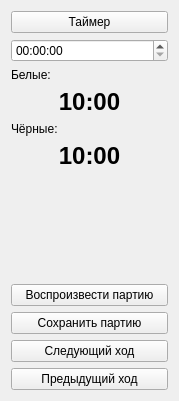
   <widget class="QWidget" name="verticalLayoutWidget">
    <property name="geometry">
     <rect>
      <x>530</x>
      <y>74</y>
      <width>179</width>
      <height>401</height>
     </rect>
    </property>
    <layout class="QVBoxLayout" name="verticalLayout">
     <item>
      <widget class="QPushButton" name="pushButton_3">
       <property name="text">
        <string>Таймер</string>
       </property>
      </widget>
     </item>
     <item>
      <widget class="QTimeEdit" name="timeEdit"/>
     </item>
     <item>
      <widget class="QLabel" name="label">
       <property name="text">
        <string>Белые:</string>
       </property>
      </widget>
     </item>
     <item>
      <widget class="QLabel" name="labelWhiteTimer">
       <property name="styleSheet">
        <string notr="true">font-size: 24px; font-weight: bold;</string>
       </property>
       <property name="text">
        <string>10:00</string>
       </property>
       <property name="alignment">
        <set>Qt::AlignmentFlag::AlignCenter</set>
       </property>
      </widget>
     </item>
     <item>
      <widget class="QLabel" name="label_3">
       <property name="text">
        <string>Чёрные:</string>
       </property>
      </widget>
     </item>
     <item>
      <widget class="QLabel" name="labelBlackTimer">
       <property name="styleSheet">
        <string notr="true">font-size: 24px; font-weight: bold;</string>
       </property>
       <property name="text">
        <string>10:00</string>
       </property>
       <property name="alignment">
        <set>Qt::AlignmentFlag::AlignCenter</set>
       </property>
      </widget>
     </item>
     <item>
      <spacer name="verticalSpacer">
       <property name="orientation">
        <enum>Qt::Orientation::Vertical</enum>
       </property>
       <property name="sizeHint" stdset="0">
        <size>
         <width>20</width>
         <height>40</height>
        </size>
       </property>
      </spacer>
     </item>
     <item>
      <widget class="QPushButton" name="pushButton_5">
       <property name="text">
        <string>Воспроизвести партию</string>
       </property>
      </widget>
     </item>
     <item>
      <widget class="QPushButton" name="pushButton_6">
       <property name="text">
        <string>Сохранить партию</string>
       </property>
      </widget>
     </item>
     <item>
      <widget class="QPushButton" name="pushButton_7">
       <property name="text">
        <string>Следующий ход</string>
       </property>
      </widget>
     </item>
     <item>
      <widget class="QPushButton" name="pushButton_8">
       <property name="text">
        <string>Предыдущий ход</string>
       </property>
      </widget>
     </item>
    </layout>
   </widget>
